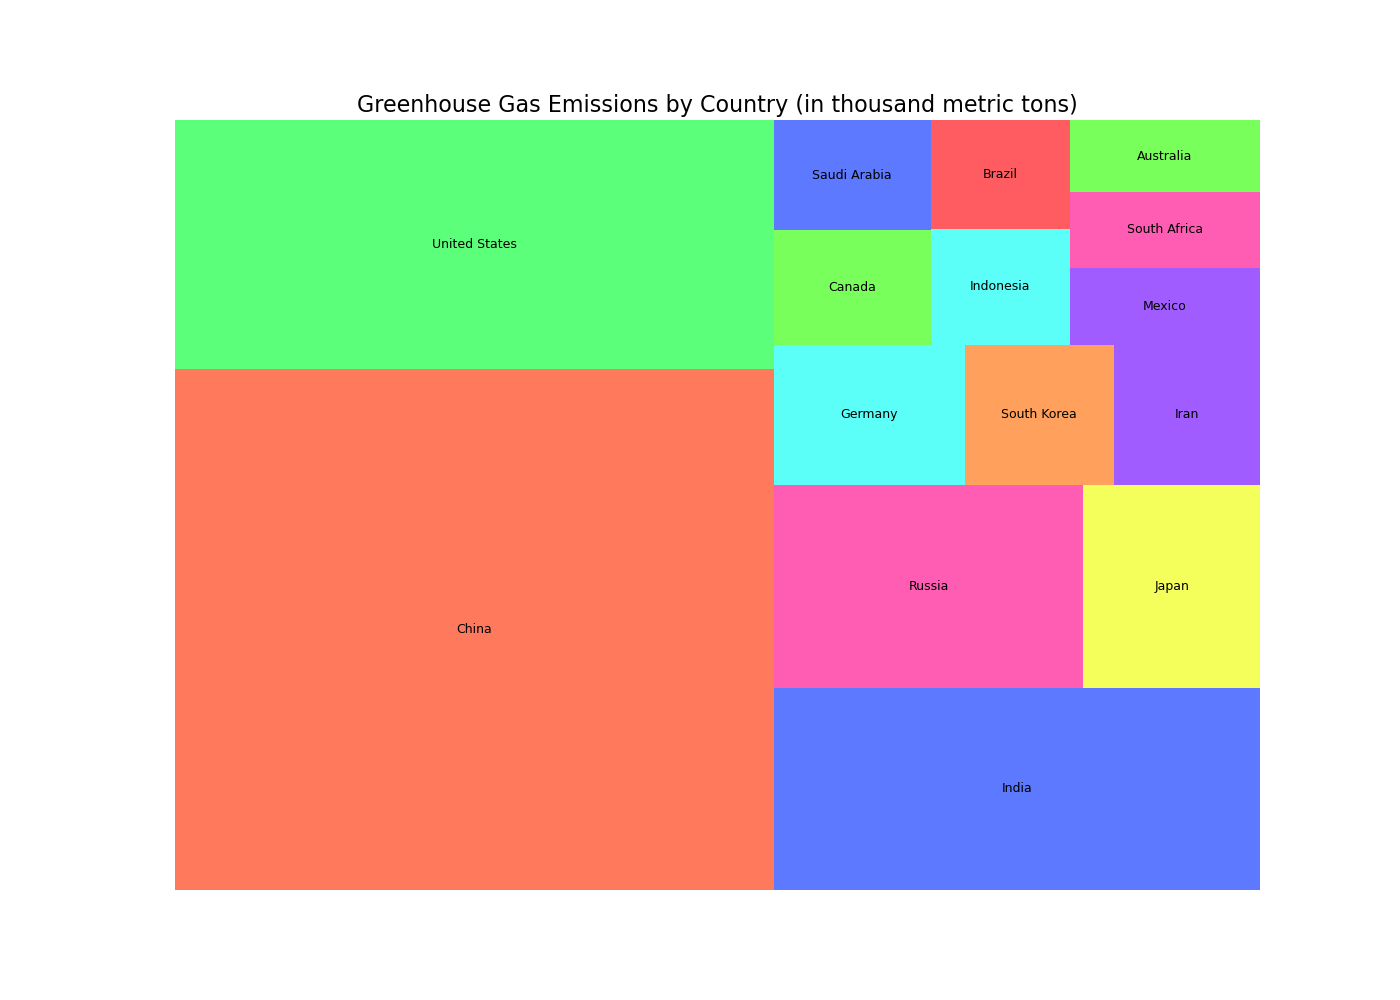

Recreate this plot in Python.

import matplotlib.pyplot as plt
import pandas as pd
import squarify

data = {
    "Country": ["China", "United States", "India", "Russia", "Japan",
                "Germany", "South Korea", "Iran", "Canada", "Saudi Arabia",
                "Indonesia", "Brazil", "Mexico", "South Africa", "Australia"],
    "GreenhouseGasEmissions": [10460000, 5000000, 3300000, 2100000, 1200000,
                               900000, 700000, 690000, 600000, 580000,
                               540000, 510000, 490000, 480000, 460000]
}

df = pd.DataFrame(data)

color_mapper = {
    'China': '#FF5733', 
    'United States': '#33FF57', 
    'India': '#3357FF', 
    'Russia': '#FF33A1', 
    'Japan': '#F3FF33', 
    'Germany': '#33FFF6', 
    'South Korea': '#FF8A33', 
    'Iran': '#8A33FF', 
    'Canada': '#57FF33', 
    'Saudi Arabia': '#3357FF', 
    'Indonesia': '#33FFF6', 
    'Brazil': '#FF333A', 
    'Mexico': '#8A33FF', 
    'South Africa': '#FF33A1', 
    'Australia': '#57FF33'
}

colors = [color_mapper[country] for country in df['Country']]

fig, ax = plt.subplots(1, figsize=(14, 10))

squarify.plot(sizes=df['GreenhouseGasEmissions'], label=df['Country'], color=colors, alpha=0.8, text_kwargs={'fontsize':9})

plt.title('Greenhouse Gas Emissions by Country (in thousand metric tons)', fontsize=16)
plt.axis('off')
plt.show()
